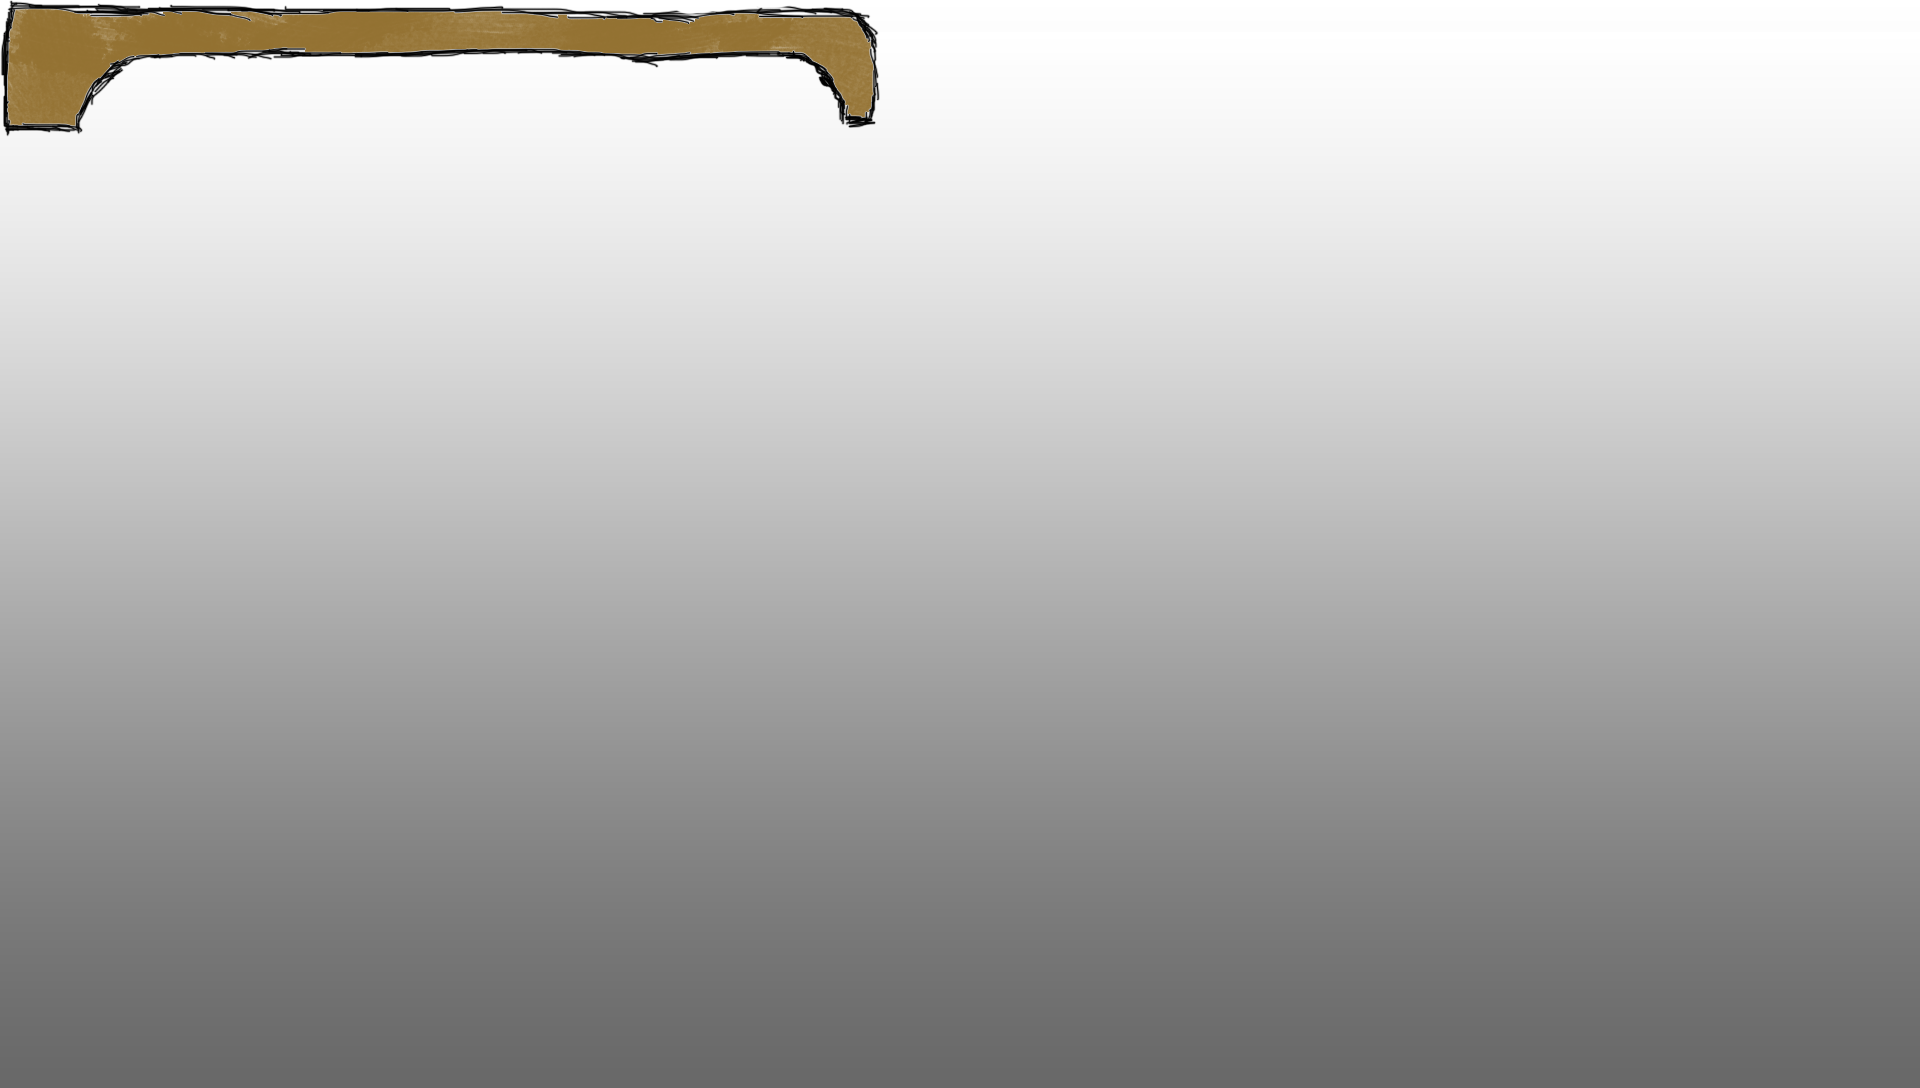

The image is a tile-based game level rendered from a .tmx file. Its description and source (layers, tilesets, objects; grid data summarised) follow:
An orthogonal 60x34 tile map with 32x32 px tiles, 1 tile layer (Background), 1 image layer and 32 objects (18x SPIKES, 8x PLATFORM, FLAG, BUTTON_DOWN, BUTTON_UP, ...).

<map version="1.0" orientation="orthogonal" renderorder="right-down" width="60" height="34" tilewidth="32" tileheight="32" nextobjectid="98">
 <tileset firstgid="1" name="Level2_Background" tilewidth="32" tileheight="32">
  <image source="mapImages/background1.png" width="1920" height="1080" />
 </tileset>
 <layer name="Background" width="60" height="34">
  <data>[2040 cells, 2040 non-empty, 1980 distinct tile ids]</data>
 </layer>
 <objectgroup name="Colliders">
  <object id="13" name="finishFlag" type="FLAG" x="1821.33" y="128" width="64" height="96">
   <properties>
    <property name="flipY" value="false" />
   </properties>
  </object>
  <object id="41" name="spikes3" type="SPIKES" x="74.6667" y="507.667" width="160" height="32">
   <properties>
    <property name="flipY" value="true" />
   </properties>
  </object>
  <object id="42" name="platform4" type="PLATFORM" x="32" y="480" width="320" height="32">
   <properties>
    <property name="texture" value="platform2" />
   </properties>
  </object>
  <object id="43" name="platform4" type="PLATFORM" x="352" y="480" width="416" height="32">
   <properties>
    <property name="texture" value="platform2" />
   </properties>
  </object>
  <object id="44" name="platform4" type="PLATFORM" x="1760" y="218.667" width="160" height="32">
   <properties>
    <property name="texture" value="platform2" />
   </properties>
  </object>
  <object id="46" name="spikes3" type="SPIKES" x="234.667" y="507.667" width="160" height="32">
   <properties>
    <property name="flipY" value="true" />
   </properties>
  </object>
  <object id="47" name="spikes3" type="SPIKES" x="394.667" y="507.667" width="160" height="32">
   <properties>
    <property name="flipY" value="true" />
   </properties>
  </object>
  <object id="51" name="buttonDown" type="BUTTON_DOWN" x="320" y="192" width="61" height="61">
   <ellipse />
  </object>
  <object id="52" name="buttonUp" type="BUTTON_UP" x="160" y="192" width="61" height="61">
   <ellipse />
  </object>
  <object id="58" name="spikes3" type="SPIKES" x="400" y="451" width="160" height="32">
   <properties>
    <property name="flipY" value="false" />
   </properties>
  </object>
  <object id="59" name="spikes3" type="SPIKES" x="240" y="451" width="160" height="32">
   <properties>
    <property name="flipY" value="false" />
   </properties>
  </object>
  <object id="60" name="spikes3" type="SPIKES" x="80" y="451" width="160" height="32">
   <properties>
    <property name="flipY" value="false" />
   </properties>
  </object>
  <object id="63" name="platform4" type="PLATFORM" x="1472" y="480" width="384" height="32">
   <properties>
    <property name="texture" value="platform2" />
   </properties>
  </object>
  <object id="66" name="platform4" type="PLATFORM" x="1152" y="480" width="320" height="32">
   <properties>
    <property name="texture" value="platform2" />
   </properties>
  </object>
  <object id="77" name="platform4" type="PLATFORM" x="896" y="480" width="256" height="32">
   <properties>
    <property name="texture" value="platform2" />
   </properties>
  </object>
  <object id="82" name="bouncePlatform3" type="BOUNCE_PLATFORM" x="1461.33" y="256" width="160" height="32" />
  <object id="83" name="platform4" type="PLATFORM" x="128" y="704" width="128" height="32">
   <properties>
    <property name="texture" value="platform2" />
   </properties>
  </object>
  <object id="84" name="platform4" type="PLATFORM" x="704" y="844" width="224" height="32">
   <properties>
    <property name="texture" value="platform2" />
   </properties>
  </object>
  <object id="85" name="spikes3" type="SPIKES" x="560" y="451" width="160" height="32">
   <properties>
    <property name="flipY" value="false" />
   </properties>
  </object>
  <object id="86" name="spikes3" type="SPIKES" x="554.667" y="507.667" width="160" height="32">
   <properties>
    <property name="flipY" value="true" />
   </properties>
  </object>
  <object id="87" name="spikes3" type="SPIKES" x="1286.67" y="451.667" width="160" height="32">
   <properties>
    <property name="flipY" value="false" />
   </properties>
  </object>
  <object id="88" name="spikes3" type="SPIKES" x="1446.67" y="451.667" width="160" height="32">
   <properties>
    <property name="flipY" value="false" />
   </properties>
  </object>
  <object id="89" name="spikes3" type="SPIKES" x="1126.67" y="451.667" width="160" height="32">
   <properties>
    <property name="flipY" value="false" />
   </properties>
  </object>
  <object id="90" name="spikes3" type="SPIKES" x="1606.67" y="451.667" width="160" height="32">
   <properties>
    <property name="flipY" value="false" />
   </properties>
  </object>
  <object id="91" name="spikes3" type="SPIKES" x="966.667" y="451.667" width="160" height="32">
   <properties>
    <property name="flipY" value="false" />
   </properties>
  </object>
  <object id="93" name="spikes3" type="SPIKES" x="1125.33" y="508.333" width="160" height="32">
   <properties>
    <property name="flipY" value="true" />
   </properties>
  </object>
  <object id="94" name="spikes3" type="SPIKES" x="1445.33" y="508.333" width="160" height="32">
   <properties>
    <property name="flipY" value="true" />
   </properties>
  </object>
  <object id="95" name="spikes3" type="SPIKES" x="1285.33" y="508.333" width="160" height="32">
   <properties>
    <property name="flipY" value="true" />
   </properties>
  </object>
  <object id="96" name="spikes3" type="SPIKES" x="965.333" y="508.333" width="160" height="32">
   <properties>
    <property name="flipY" value="true" />
   </properties>
  </object>
  <object id="97" name="spikes3" type="SPIKES" x="1609.33" y="509" width="160" height="32">
   <properties>
    <property name="flipY" value="true" />
   </properties>
  </object>
 </objectgroup>
 <objectgroup name="SpecialColliders">
  <object id="79" type="CHAIN_COLLIDER" x="679.5" y="178">
   <polyline points="0,0 71.3333,0.666667 72.6667,-10.6667 78,-21.3333 88.6667,-40.6667 106.667,-59.3333 120.667,-69.3333 138.667,-72 156.667,-72 482.667,-74 496,-75.3333 528.667,-75.3333 561.333,-76 598.667,-74 647.333,-71.3333 698,-71.3333 788.667,-74.6667 796,-73.3333 809.333,-64.6667 818,-57.3333 832,-32.6667 837.333,-22.6667 838,-4.66667 868,-5.33333 868.667,-86 858.667,-106.667 847.333,-114.667 681.333,-114 628.667,-111.333 582.667,-112.667 514,-116 472,-118.667 2,-121.333" />
  </object>
 </objectgroup>
 <objectgroup name="Ball">
  <object id="19" name="ballPlayer" type="BALL" x="173.333" y="661" width="40" height="40">
   <ellipse />
  </object>
 </objectgroup>
 <imagelayer name="Capa de Imagen 1" x="675" y="50">
  <image source="mapImages/platform4.png" />
 </imagelayer>
</map>
